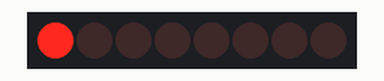
This sketch was run on a simulated Arduino Uno, built with avr-gcc and run on an emulated ATmega328P. Shown: 8 shift-register outputs drawn as a row of LEDs (first output left, lit = HIGH). Wiring (inferred from the names in the program): shift register (74HC595): data pin 4; shift clock pin 3; latch pin 2. Wiring (inferred from the signals the program sends): row of LEDs: on Q0, Q1, Q2, Q3, Q4, Q5, Q6, Q7.

Above: at 0.05 s.
At 0.35 s:
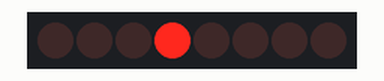
At 0.75 s:
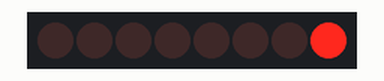
At 1.45 s:
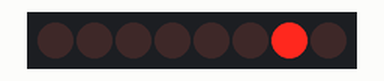
At 2.15 s:
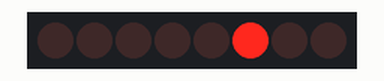
At 2.85 s:
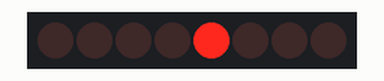
Timing chart, 0 to 3.1 s (numbered marks = the images above):
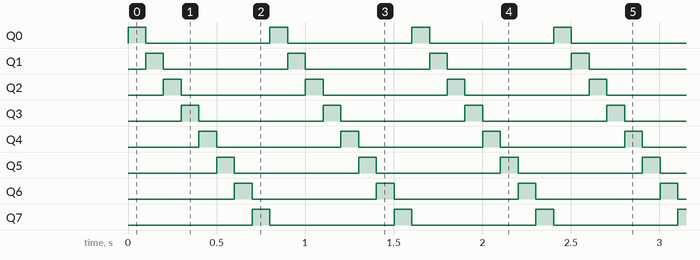

Measured:
- by itself, Q0–7: alternates HIGH for 0.10 s and LOW for 0.70 s
- by itself, everything shown: repeats every 0.80 s, in 8 steps

The sketch:

test27ShiftRegister_74hc595.ino
```cpp
//시프트 레지스터로 8개의 LED 순차 깜빡


int st_cp = 2;//STorage register Clock Pin
int sh_cp = 3;//SHift register Clock Pin

// Q0~Q7 까지의 모든 데이터 핀 통제
int ds = 4;// Date Serial input

void setup() {
  pinMode(st_cp, OUTPUT);
  pinMode(sh_cp, OUTPUT);
  pinMode(ds, OUTPUT);
}

void loop() {
  for (int i = 0 ; i < 8 ; i++) {
    digitalWrite(st_cp, LOW);

    shiftOut(ds, sh_cp, MSBFIRST, 1 << i);//좌에서 우 효과
    //shiftOut(ds, sh_cp, LSBFIRST, 1 << i);//우에서 좌 효과

    digitalWrite(st_cp, HIGH);
    delay(100);
  }
}
```
